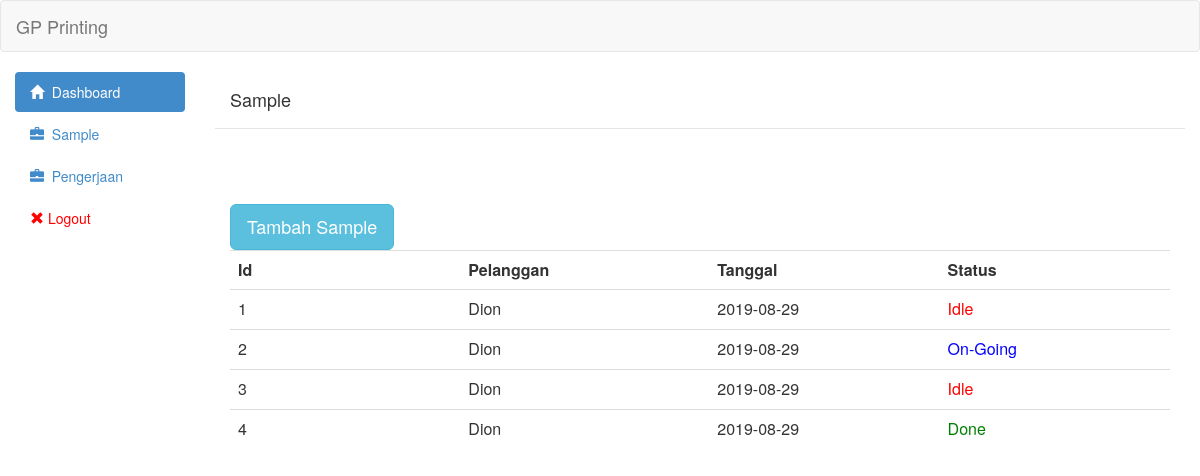
The app's page /view/sample.php (signed in), older data.
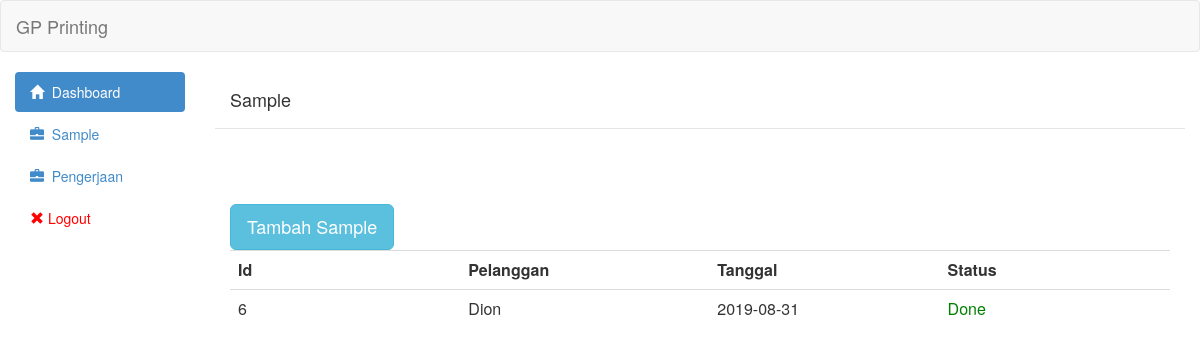
The same page, newer data.
### tables this page shows
CREATE TABLE `sample` (
  `id` int(11) NOT NULL,
  `id_pelanggan` int(11) NOT NULL,
  `tgl` date NOT NULL,
  `status` tinyint(1) NOT NULL DEFAULT 0,
  `deadline` date DEFAULT NULL
);

CREATE TABLE `pelanggan` (
  `id` int(11) NOT NULL,
  `nama` varchar(255) NOT NULL,
  `alamat` text NOT NULL,
  `no_telepon` varchar(255) NOT NULL
);

### controller/sample/sample_show.php (the view, shortened to what this page needs)
<?php
	include('../controller/config/linken.php');
	include('../controller/config/asset.php');
	$queryGetSample = "SELECT sample.id,sample.deadline,pelanggan.nama,sample.status,sample.tgl FROM sample join pelanggan on sample.id_pelanggan = pelanggan.id ORDER BY sample.id ASC";
	$resultGetSample = mysqli_query($link,$queryGetSample) or die(mysqli_error($link));
	 echo "<table class='table table-hover'><tr>
                        <th class='col-md-1'>Id</th>
                        <th class='col-md-1'>Pelanggan</th>
                        <th class='col-md-1'>Tanggal</th>
						<th class='col-md-1'>Status</th>
                        </tr>";
	while($row = mysqli_fetch_assoc($resultGetSample)){
	?>
                            <tr onclick='AjaxGetDetailSample(<?php echo $row['id']?>)'>
								<td><?php echo $row['id']?></td>
                                <td><?php echo $row['nama']?></td>
                                <td><?php echo $row['tgl']?></td>
								<td><?php if($row['status']==1){
									echo "<span style='color:blue'>On-Going</span>";
									}else if($row['status']==2){
										echo "<span style='color:green'>Done</span>";
									}else{
										echo "<span style='color:red'>Idle</span>";
									}
								;?></td>
                            </tr>
<?php
	}
	echo "</table>"
	?>

### controller/config/asset.php (shortened to what this page needs)
<?php
 echo '
   <script
			  src="https://code.jquery.com/jquery-3.4.1.js"
>
	</script>
        <script src="//code.jquery.com/ui/1.11.1/jquery-ui.js"></script>
        <link rel="stylesheet" type="text/css" href="http://ajax.googleapis.com/ajax/libs/jqueryui/1.8/themes/base/jquery-ui.css" />
	<script type="text/javascript" src="assets/js/bootstrap.js"></script>
	<link rel="stylesheet" type="text/css" href="assets/css/bootstrap.css">
	';
?>

### view/header.php (shortened to what this page needs)
<?php
$path = $_SERVER['DOCUMENT_ROOT'].'/gp-printing';
include($path.'/controller/config/asset.php');
?>
<!DOCTYPE html>
<html>
<body>
		<div class="navbar navbar-default">
		<div class="container-fluid">
			<div class="navbar-header">
				<a href="#" class="navbar-brand">GP Printing</a>
			</div>
		</div>
	</div>
<div class="col-md-2">
		<ul class="nav nav-pills nav-stacked">
			<li class="active"><a href="index.php"><span class="glyphicon glyphicon-home"></span>&nbsp;&nbsp;Dashboard</a></li>
			<li><a href="view/sample.php"><span class="glyphicon glyphicon-briefcase"></span>&nbsp;&nbsp;Sample</a></li>
			<li><a href="view/pengerjaan.php"><span class="glyphicon glyphicon-briefcase"></span>&nbsp;&nbsp;Pengerjaan</a></li>
            <li><a style="color:red;" href="controller/login/logout.php"><span class="glyphicon glyphicon-remove"></span >  Logout</a></li>
		</ul>
	</div>
	<div class="col-md-10">
</body>
</html>

### view/sample.php (shortened to what this page needs)
<?php
include('header.php');
include('../controller/config/asset.php');
?>
<div class="modal-header">
    <h4 class="modal-title">Sample</h4>
</div>
<div class="modal-body">
   <br />
   <br />
   <br>
<button type="button" class="btn btn-info btn-lg" data-toggle="modal" data-target="#myModal">Tambah Sample</button>
<?php
	include '../controller/sample/sample_show.php';
?>
</div>

Row changes from the older to the newer data that the page shows:
removed sample: id "1", id_pelanggan.nama "Dion", tgl "2019-08-29", status "Idle"
removed sample: id "2", id_pelanggan.nama "Dion", tgl "2019-08-29", status "On-Going"
removed sample: id "3", id_pelanggan.nama "Dion", tgl "2019-08-29", status "Idle"
removed sample: id "4", id_pelanggan.nama "Dion", tgl "2019-08-29", status "Done"
added sample: id "6", id_pelanggan.nama "Dion", tgl "2019-08-31", status "Done"
